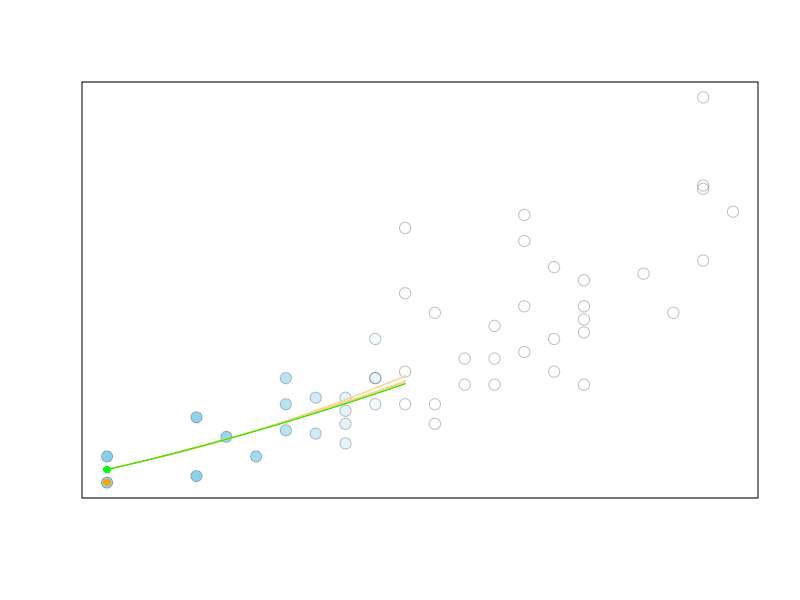
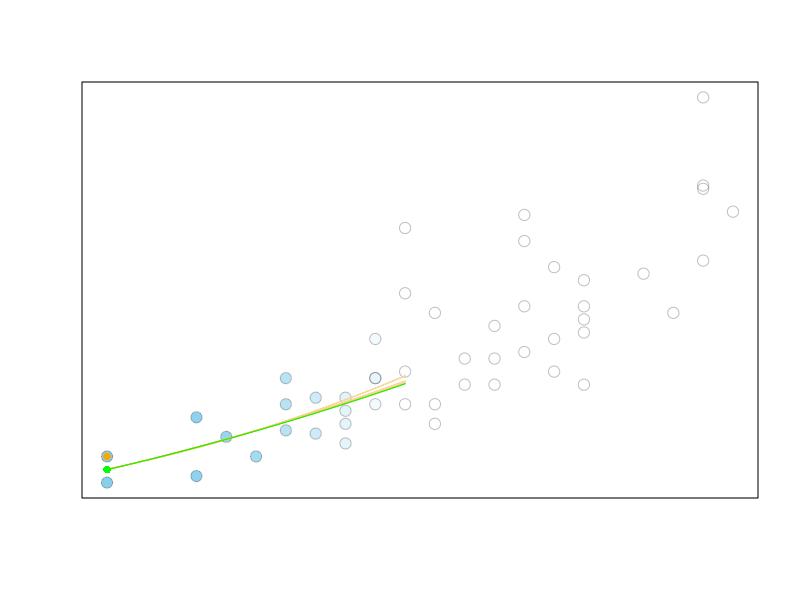
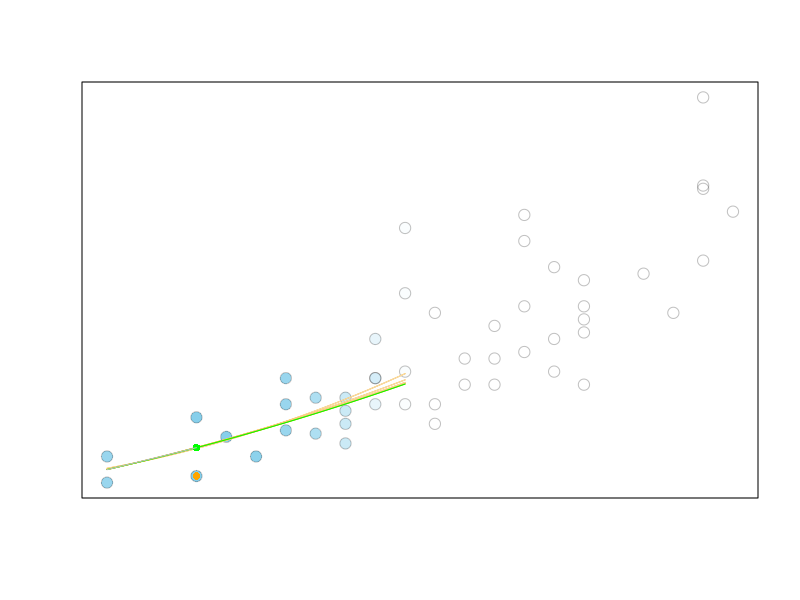
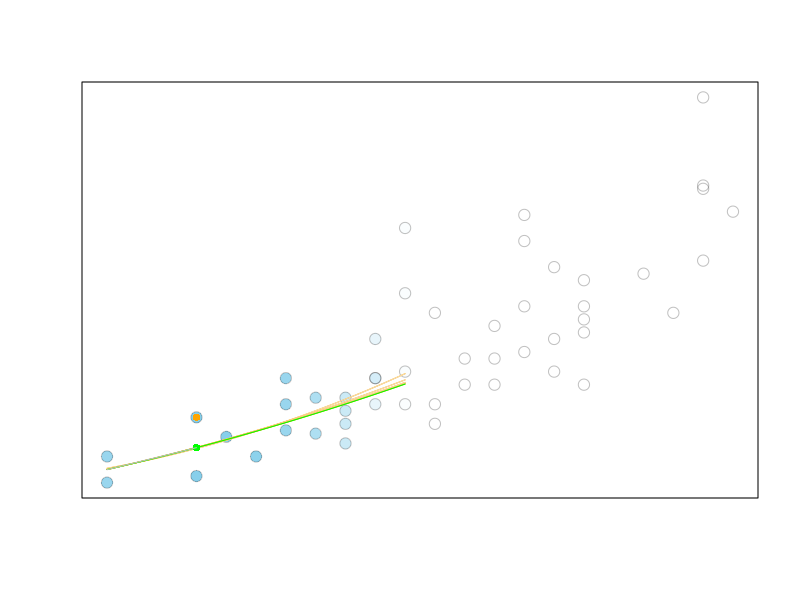
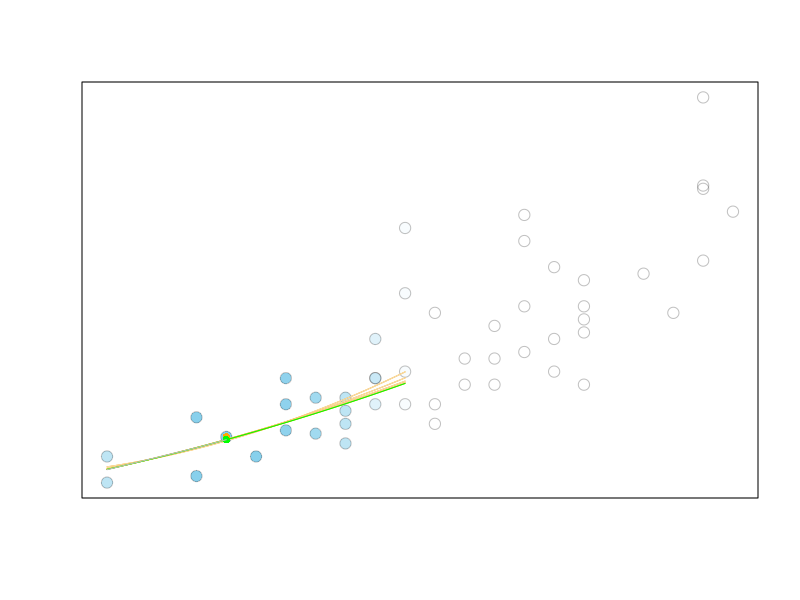
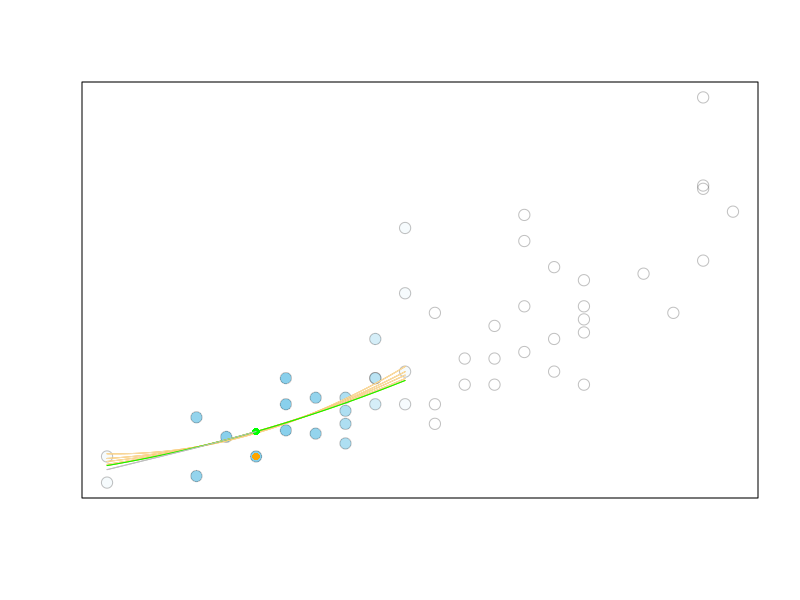
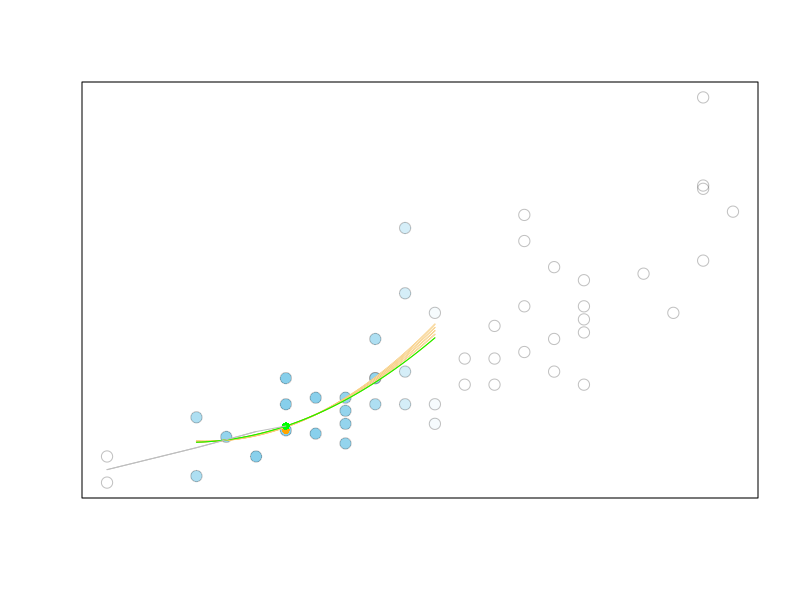
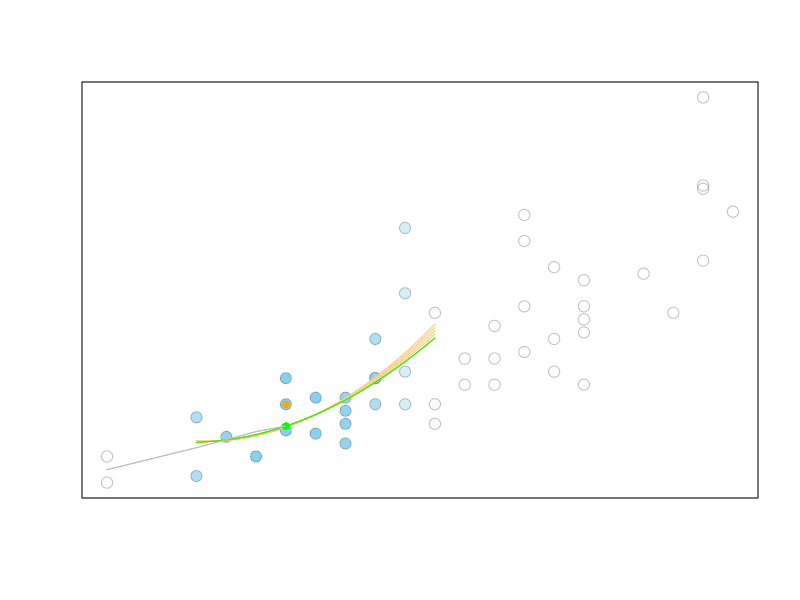

These figures' R source, in order:
# Get some data for X and Y
X <- cars$speed
Y <- cars$dist

# Ensure the data has no missing values in any of the X,Y pairs
keep <- which(!is.na(X) & !is.na(Y))
X <- X[keep]
Y <- Y[keep]

# Decide on the fraction of points to use for the local regressions
f <- 1/2

# Identify the total sample size and sample size corresponding to f
n <- length(X) #total sample size
nn <- floor(n*f) #number of dots corresponding to percentage f

# Create storage for the lowess fitted-values
lfit <- rep(NA,n)

# Begin the for loop to compute lowess fitted-values
for (xc in 1:n){ #let each dot be the center dot, one at a time
  xdists <- X - X[xc]  #compute distance from all X-values to center dot ax-value
  r <- sort(abs(xdists))[nn] #locate the nn"th" largest x-distance from center x-value
  xdists.nbrhd <- which(abs(xdists) < r) #identify x-values within the neighborhood
  w <- rep(0, length(xdists)) #initialize the weights for all x-values at 0
  w[xdists.nbrhd] <- (1 - abs(xdists[xdists.nbrhd]/r)^3)^3 #tri-cubic weight function 
  plot(Y ~ X, pch=21, bg=rgb(.53,.81,.92, w), #color dots by their weights
       col=rgb(.2,.2,.2,.3), cex=1.5, yaxt='n', xaxt='n', xlab="", ylab="")
  points(Y[xc] ~ X[xc], pch=16, col="orange") #add center dot to plot
  lmc <- lm(Y ~ X + I(X^2), weights=w) #run weighted regression
  curve(lmc$coef[1] + lmc$coef[2]*x + I(lmc$coef[3]*x^2), #draw line on neighborhood using from and to
        from=min(X[xdists.nbrhd]), to=max(X[xdists.nbrhd]), col="orange", add=TRUE)
  lines(lfit[1:xc] ~ X[1:xc], col="gray") #add lowess line up to current center dot
  
  #lines(lowess(X,Y), col=rgb(0.698,0.133,0.133,.2))
  cat("\n\n")
  readline(prompt=paste0("Center point is point #", xc, "... Press [enter] to continue..."))
  
  
  MADnotThereYet <- TRUE
  count <- 0
  while(MADnotThereYet){ #while loop will continue until "MadnotThereYet" becomes false
    
    readline(prompt=paste0("\n   Adjusting line to account for outliers in the y-direction... Press [enter] to continue..."))   
    
    # overwrite current regression to lighter color if new regression still needed:
    curve(lmc$coef[1] + lmc$coef[2]*x + lmc$coef[3]*x^2, from=min(X[xdists.nbrhd]), to=max(X[xdists.nbrhd]), col="wheat", add=TRUE)
    
    # update the weights
    MAD <- median(abs(lmc$res))
    resm <- lmc$res/(6*MAD)
    resm[resm>1] <- 1
    bisq <- (1-resm^2)^2
    w <- w*bisq
    obs <- coef(lmc)
    lmc <- lm(Y ~ X + I(X^2), weights=w)
    
    curve(lmc$coef[1] + lmc$coef[2]*x + lmc$coef[3] * x^2, from=min(X[xdists.nbrhd]), to=max(X[xdists.nbrhd]), col="orange", add=TRUE)
    
    #stopping criterion for the weighted regressions in y-direction
    count <- count + 1
    if ( (sum(abs(obs-lmc$coef))<.1) | (count > 3))
      MADnotThereYet <- FALSE
    
  }
  
  curve(lmc$coef[1] + lmc$coef[2]*x + lmc$coef[3]*x^2, from=min(X[xdists.nbrhd]), to=max(X[xdists.nbrhd]), col="green", add=TRUE)
  points(lmc$coef[1] + lmc$coef[2]*X[xc] + lmc$coef[3] * X[xc]^2 ~ X[xc], pch=16, col="green")
  
  
  readline(prompt=paste0("\n   Use final line to get fitted value for this point... Press [enter] to continue to next point..."))
  
  lfit[xc] <- predict(lmc, data.frame(X=X[xc]))
  lines(lfit[1:xc] ~ X[1:xc] + X[1:xc]^2, col="gray")
  
  
  if (xc == n){
    readline(prompt=paste0("\n  Press [enter] to see actual Lowess curve..."))
    lines(lowess(X,Y, f=f), col="firebrick")
    legend("topleft", bty="n", legend="Actual lowess Curve using lowess(...)", col="firebrick", lty=1)
  }
  
  
}
